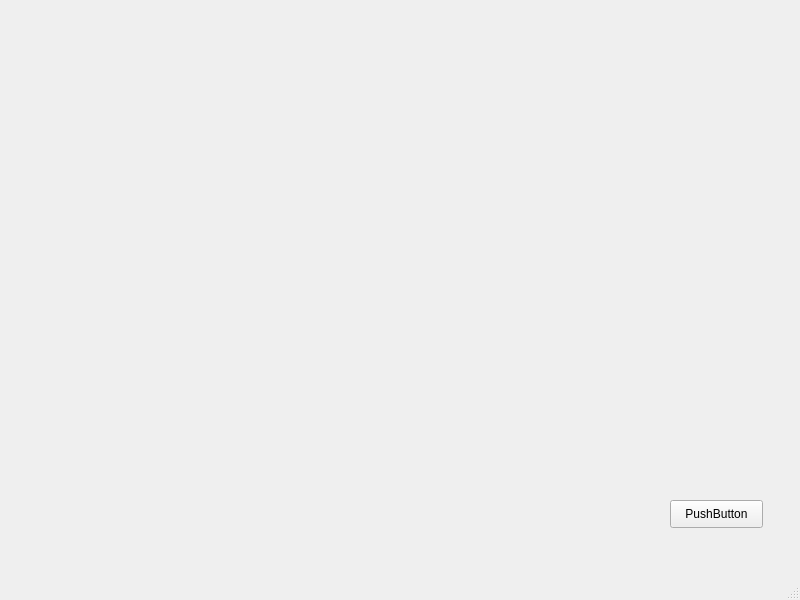
<?xml version="1.0" encoding="UTF-8"?>
<ui version="4.0">
 <class>MainWindow</class>
 <widget class="QMainWindow" name="MainWindow">
  <property name="geometry">
   <rect>
    <x>0</x>
    <y>0</y>
    <width>800</width>
    <height>600</height>
   </rect>
  </property>
  <property name="windowTitle">
   <string>MainWindow</string>
  </property>
  <widget class="QWidget" name="centralwidget">
   <widget class="QPushButton" name="pushButton">
    <property name="geometry">
     <rect>
      <x>670</x>
      <y>500</y>
      <width>93</width>
      <height>28</height>
     </rect>
    </property>
    <property name="text">
     <string>PushButton</string>
    </property>
   </widget>
  </widget>
  <widget class="QMenuBar" name="menubar">
   <property name="geometry">
    <rect>
     <x>0</x>
     <y>0</y>
     <width>800</width>
     <height>26</height>
    </rect>
   </property>
  </widget>
  <widget class="QStatusBar" name="statusbar"/>
 </widget>
 <resources/>
 <connections/>
</ui>
